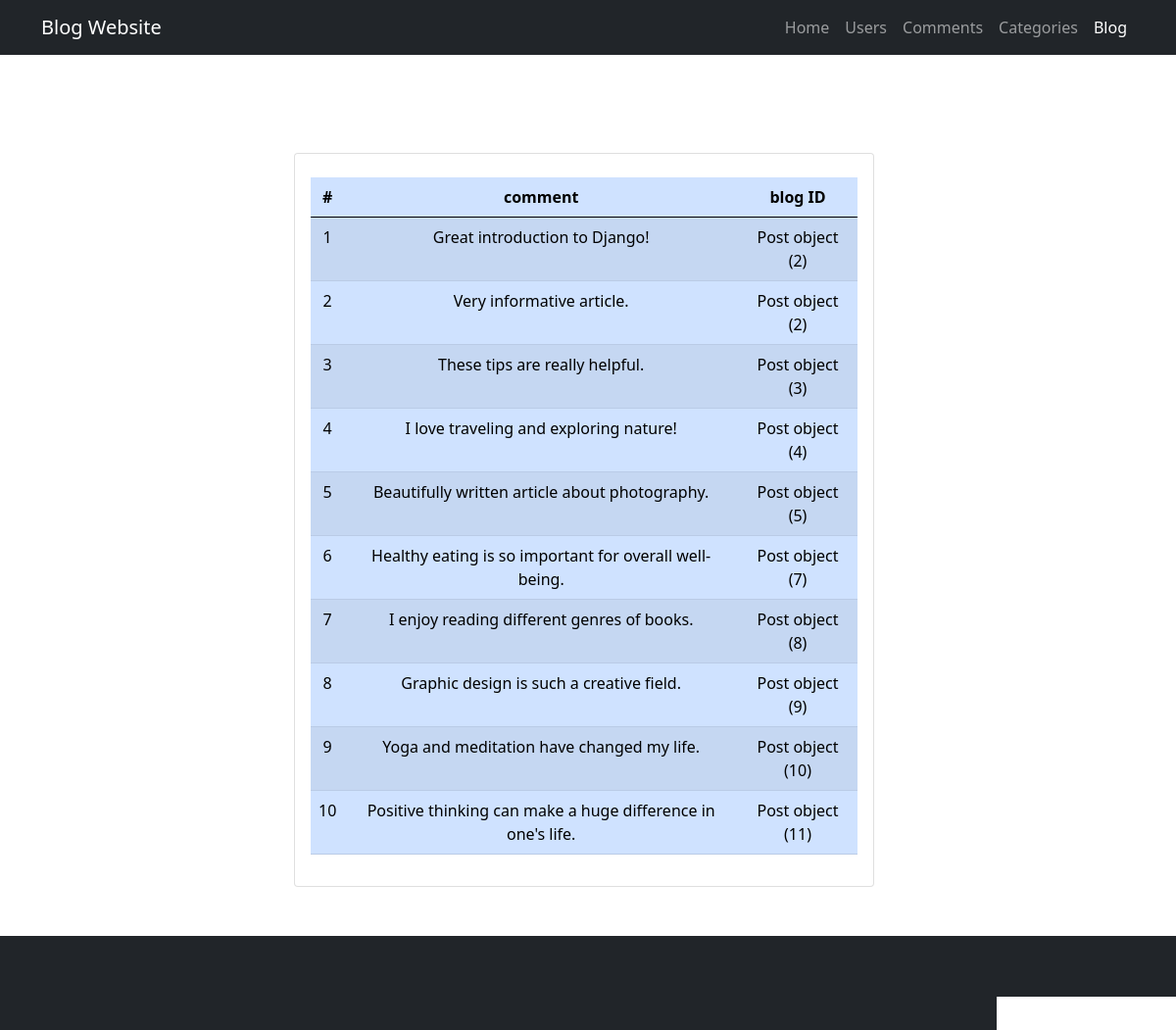
The page /comments on the database its author committed.
### blog/models.py (models this page shows)
class Comment (models.Model) :
    ID = models.AutoField(primary_key=True)
    Content = models.TextField()
    DatePosted = models.DateField(null=True)
    PostID = models.ForeignKey(Post, default=None, on_delete=models.CASCADE,)
    UserID = models.ForeignKey(CustomUser, default=None, on_delete=models.CASCADE,)

class Post (models.Model):
    ID = models.AutoField(primary_key=True)
    Title = models.CharField(max_length=250)
    Content = models.TextField()
    Category = models.CharField(max_length=250)
    DatePublished = models.DateField(null=True)

### blog/views.py (the view)
# urls.py: path('comments',views.comments, name='comments'),
def comments (request) :
    return render(request ,'comments.html' , {'allcomments' : Comment.objects.all} )

### blog/templates/comments.html (shortened to what this page needs)
{% extends "base.html" %}
{% block body %}
    <section class="section" style="
    margin-bottom: 50px;
    padding-top: 100px;
    padding-left: 300px;">
        <div class="row">
          <div class="col-lg-8">
            <div class="card text-center" >
              <div class="card-body">
                <table  class=" table table-striped table-primary table-hover " >
                  <thead>
                    <tr>
                      <th scope="col">#</th>
                      <th scope="col">comment </th>
                      <th scope="col">blog ID </th>
                    </tr>
                  </thead>
                  <tbody>
    {% for i in allcomments %}
    <tr>
    <td name = 'index'>
    </td>
<td>
    {{ i.Content }}
</td>
<td>
    {{ i.PostID }}
</td>
</tr>
    {% endfor %}
                  </tbody>
                </table>
                </div>
                </div>
          </div>
        </div>
      </section>
{% endblock %}

### rows shown on the page
Comment: Content "Great introduction to Django!", PostID "Post object (2)"
Comment: Content "Very informative article.", PostID "Post object (2)"
Comment: Content "These tips are really helpful.", PostID "Post object (3)"
Comment: Content "I love traveling and exploring nature!", PostID "Post object (4)"
Comment: Content "Beautifully written article about photography.", PostID "Post object (5)"
Comment: Content "Healthy eating is so important for overall well-being.", PostID "Post object (7)"
Comment: Content "I enjoy reading different genres of books.", PostID "Post object (8)"
Comment: Content "Graphic design is such a creative field.", PostID "Post object (9)"
Comment: Content "Yoga and meditation have changed my life.", PostID "Post object (10)"
Comment: Content "Positive thinking can make a huge difference in one's life.", PostID "Post object (11)"
